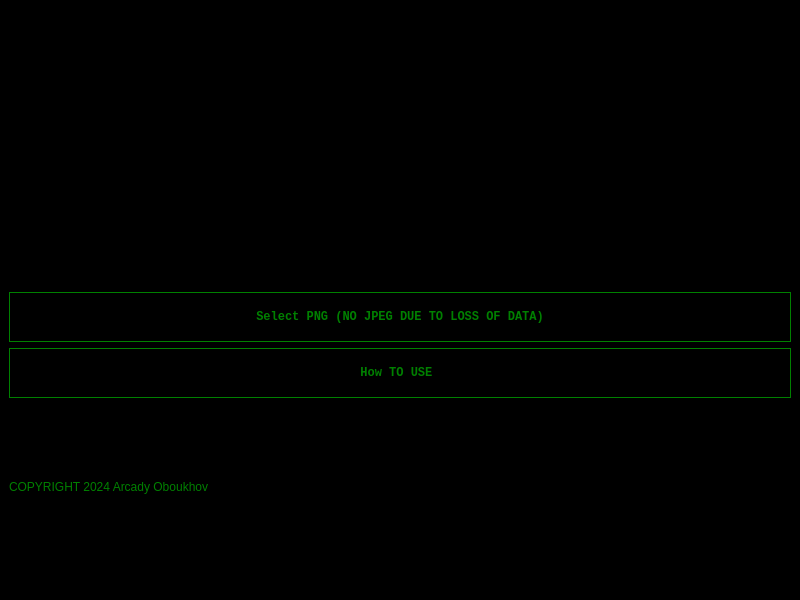
<?xml version="1.0" encoding="UTF-8"?>
<ui version="4.0">
 <class>MainWindow</class>
 <widget class="QMainWindow" name="MainWindow">
  <property name="geometry">
   <rect>
    <x>0</x>
    <y>0</y>
    <width>800</width>
    <height>600</height>
   </rect>
  </property>
  <property name="windowTitle">
   <string>PlainObscure</string>
  </property>
  <property name="styleSheet">
   <string>
     background-color: black; 
     color: green;
     font-family: 'Courier New', Courier, monospace; 
   </string>
  </property>
  <widget class="QWidget" name="centralwidget">
   <layout class="QGridLayout" name="gridLayout">
    <item row="0" column="0">
     <layout class="QVBoxLayout" name="verticalLayout_2">
      <item>
       <widget class="QLabel" name="label">
        <property name="styleSheet">
         <string>background-color: black; color: green;</string>
        </property>
        <property name="text">
         <string/>
        </property>
        <property name="pixmap">
         <pixmap resource="resource.qrc">:/assets/plainobscure.png</pixmap>
        </property>
        <property name="scaledContents">
         <bool>true</bool>
        </property>
       </widget>
      </item>
      <item>
       <layout class="QVBoxLayout" name="verticalLayout">
        <item>
         <widget class="QPushButton" name="pushButton">
          <property name="minimumSize">
           <size>
            <width>0</width>
            <height>50</height>
           </size>
          </property>
          <property name="font">
           <font>
            <family>Courier New</family>
            <bold>true</bold>
           </font>
          </property>
          <property name="styleSheet">
           <string>
             background-color: black; 
             color: green; 
             border: 1px solid green;
           </string>
          </property>
          <property name="text">
           <string>Select PNG (NO JPEG DUE TO LOSS OF DATA)</string>
          </property>
         </widget>
        </item>
        <item>
         <widget class="QPushButton" name="pushButton_2">
          <property name="minimumSize">
           <size>
            <width>0</width>
            <height>50</height>
           </size>
          </property>
          <property name="font">
           <font>
            <family>Courier New</family>
            <bold>true</bold>
           </font>
          </property>
          <property name="styleSheet">
           <string>
             background-color: black; 
             color: green; 
             border: 1px solid green;
           </string>
          </property>
          <property name="text">
           <string>How TO USE </string>
          </property>
         </widget>
        </item>
        <item>
         <widget class="QLabel" name="label_2">
          <property name="styleSheet">
           <string>background-color: black; color: green;</string>
          </property>
          <property name="text">
           <string>COPYRIGHT 2024 Arcady Oboukhov</string>
          </property>
         </widget>
        </item>
       </layout>
      </item>
     </layout>
    </item>
   </layout>
  </widget>
  <widget class="QMenuBar" name="menubar">
   <property name="geometry">
    <rect>
     <x>0</x>
     <y>0</y>
     <width>800</width>
     <height>22</height>
    </rect>
   </property>
   <property name="styleSheet">
    <string>background-color: black; color: green;</string>
   </property>
  </widget>
  <widget class="QStatusBar" name="statusbar">
   <property name="styleSheet">
    <string>background-color: black; color: green;</string>
   </property>
  </widget>
 </widget>
 <resources>
  <include location="resource.qrc"/>
 </resources>
 <connections/>
</ui>
